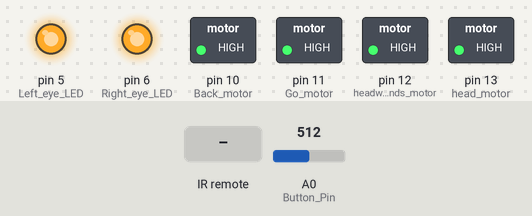
Bench run of a sketch on a simulated Arduino Uno, built with avr-gcc and run on an emulated ATmega328P. Shown: switched loads named in the sketch (green lamp = pin HIGH), output pins drawn as LEDs (lit = HIGH). The inputs (shaded band) are chosen by the test bench; at power-on: A0 (Button_Pin) = 512.

Above: at 1.2 s.
1.3 s: A0 (Button_Pin) set to 55
2.8 s: A0 (Button_Pin) set to 46
At 2.95 s:
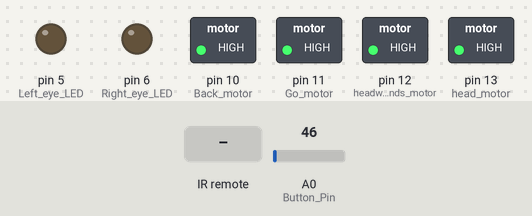
5.8 s: infrared code 0x42071B37 received
At 5.9 s:
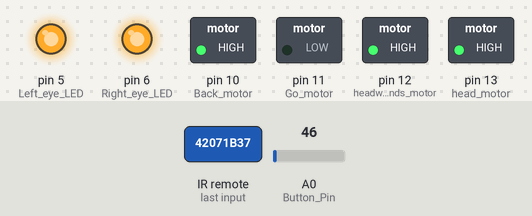
8.8 s: infrared code 0x5321CE3F received
At 9.1 s:
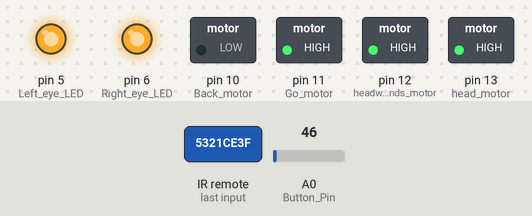
11.8 s: infrared code 0xFABE8FFF received
At 12.0 s:
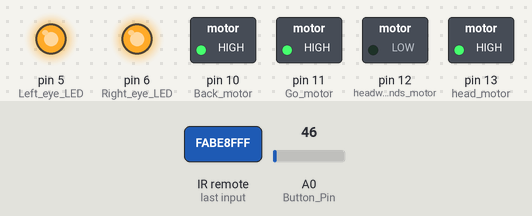
14.8 s: infrared code 0xA01B3B9F received
At 14.91 s:
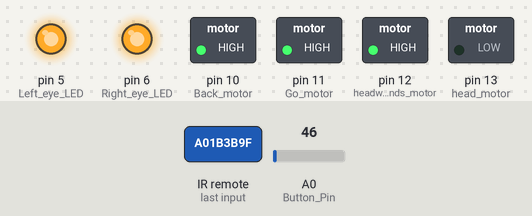
Timing chart, 0 to 17.8 s (numbered marks = the images above; inputs shaded):
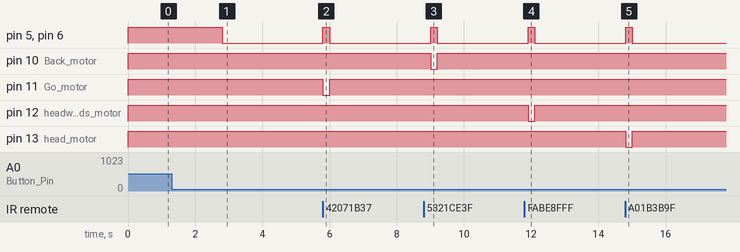

The sketch:

Wall-E-repair-mission.ino
```cpp
#include <IRremote.h>
const int RECV_PIN = 7;
int Button_Pin = A0;
int Go_motor = 11;
int Back_motor = 10;
int head_motor = 13;
int headwithhands_motor = 12;
int Left_eye_LED = 5;
int Right_eye_LED = 6;
// boolean flag = false;
// boolean motor_status = false;
IRrecv irrecv(RECV_PIN);
decode_results results;
void setup()
{
  pinMode(Button_Pin, INPUT_PULLUP);
  pinMode(Go_motor, OUTPUT);
  pinMode(Back_motor, OUTPUT);
  pinMode(head_motor, OUTPUT);
  pinMode(headwithhands_motor, OUTPUT);
  pinMode(Left_eye_LED, OUTPUT);
  pinMode(Right_eye_LED, OUTPUT);
  digitalWrite(head_motor, HIGH);
  digitalWrite(headwithhands_motor, HIGH);
  digitalWrite(Back_motor, HIGH);
  digitalWrite(Go_motor, HIGH);
  digitalWrite(Left_eye_LED, LOW);
  digitalWrite(Right_eye_LED, LOW);
  irrecv.enableIRIn();
}

void Stop()
{
  digitalWrite(head_motor, HIGH);
  digitalWrite(headwithhands_motor, HIGH);
  digitalWrite(Back_motor, HIGH);
  digitalWrite(Go_motor, HIGH);
  digitalWrite(Left_eye_LED, LOW);
  digitalWrite(Right_eye_LED, LOW);
}

void Blink()
{
  digitalWrite(Left_eye_LED, LOW);
  digitalWrite(Right_eye_LED, LOW);
  delay(500);
  digitalWrite(Left_eye_LED, HIGH);
  digitalWrite(Right_eye_LED, HIGH);
}

void loop()
{
   if (analogRead(Button_Pin) < 50)
   {
    Stop();
    delay(300);
   }

  digitalWrite(Left_eye_LED, HIGH);
  digitalWrite(Right_eye_LED, HIGH);
  if (irrecv.decode(& results))
  {
    switch (results.value)
    {
      //case 0x42071B37://stop
      //Stop();
      case 0x42071B37://go
      digitalWrite(Go_motor, LOW);
      digitalWrite(Back_motor, HIGH);
      break;
      case 0x5321CE3F://back
      digitalWrite(Go_motor, HIGH);
      digitalWrite(Back_motor, LOW);
      break;
      case 0xF034E147://go
      digitalWrite(Go_motor, LOW);
      digitalWrite(Back_motor, HIGH);
      break;
      case 0x14F944F://back
      digitalWrite(Go_motor, HIGH);
      digitalWrite(Back_motor, LOW);
      break;
      case 0xFABE8FFF://headwithhands move
      digitalWrite(headwithhands_motor, LOW);
      digitalWrite(head_motor, HIGH);
      break;
      case 0xA01B3B9F://head move
      digitalWrite(headwithhands_motor, HIGH);
      digitalWrite(head_motor, LOW);
      break;
      case 0x667C9767://BLINK
      Blink();
      case 0xE60A533F://BLINK
      Stop();
      break;
      case 0xBD94307://TESTING CODE

      break;
    }
    irrecv.resume();
    delay(200);
  }
}
```

Measured:
- the behaviour switches between 50 and 49 on A0 (Button_Pin) (found by bisection; images 0 and 1)
- after the input at 1.3 s, every drawn part: stays the same
- after the input at 2.8 s, pin 5 (Left_eye_LED), pin 6 (Right_eye_LED): HIGH → LOW at once
- after the input at 5.8 s, pin 5 (Left_eye_LED), pin 6 (Right_eye_LED): LOW → HIGH at once, → LOW 0.20 s later; pin 11 (Go_motor): HIGH → LOW at once, → HIGH 0.20 s later
- after the input at 8.8 s, pin 5 (Left_eye_LED), pin 6 (Right_eye_LED): LOW → HIGH after 0.20 s, → LOW 0.20 s later; pin 10 (Back_motor): HIGH → LOW after 0.21 s, → HIGH 0.20 s later
- after the input at 11.8 s, pin 5 (Left_eye_LED), pin 6 (Right_eye_LED): LOW → HIGH after 0.11 s, → LOW 0.20 s later; pin 12 (headwithhands_motor): HIGH → LOW after 0.11 s, → HIGH 0.20 s later
- after the input at 14.8 s, pin 5 (Left_eye_LED), pin 6 (Right_eye_LED): LOW → HIGH at once, → LOW 0.20 s later; pin 13 (head_motor): HIGH → LOW at once, → HIGH 0.20 s later
